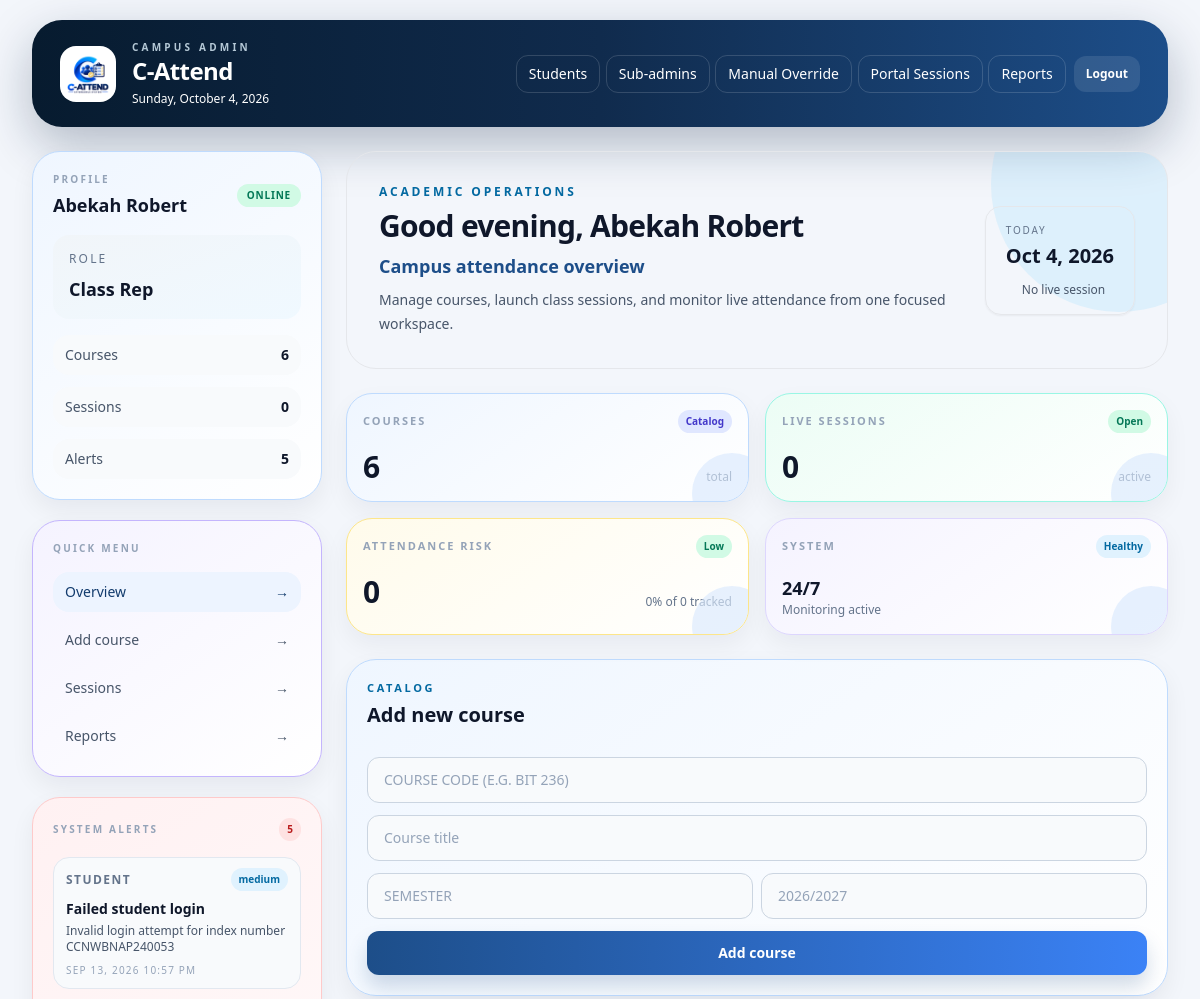
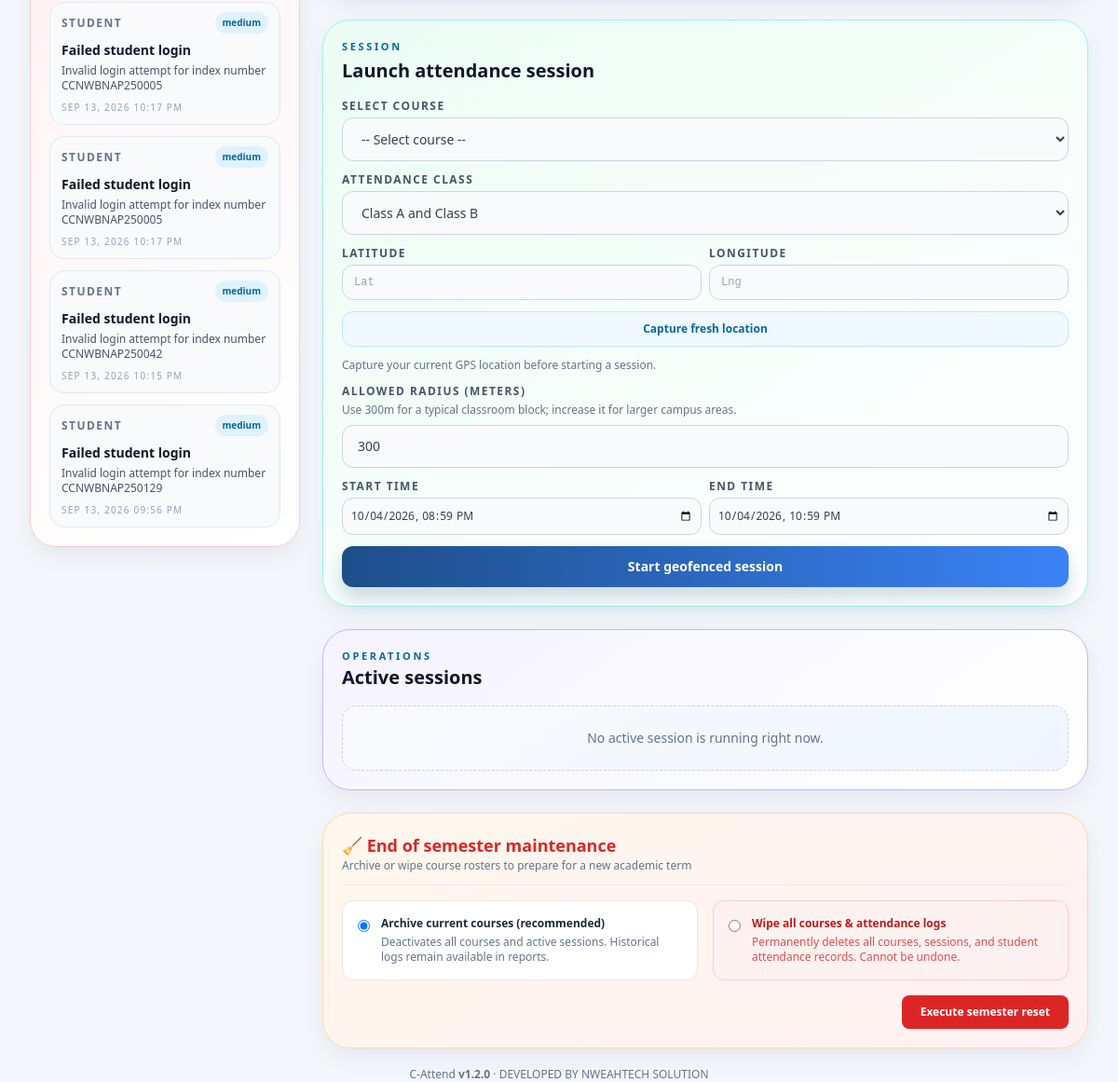
The page /admin/dashboard.php (signed in) on the database its author committed (2 pictures, top to bottom).
### tables this page shows
CREATE TABLE IF NOT EXISTS `portal_alerts` (
  `id` int(11) NOT NULL,
  `severity` enum('low','medium','high','critical') NOT NULL DEFAULT 'medium',
  `source` varchar(40) NOT NULL DEFAULT 'portal',
  `title` varchar(150) NOT NULL,
  `message` text NOT NULL,
  `details` text DEFAULT NULL,
  `created_at` timestamp NOT NULL DEFAULT current_timestamp()
);

### admin/dashboard.php (the view, shortened to what the rows shown need)
<?php
require_once '../includes/portal_sessions.php';
$current_hour = (int)date('G');
$greeting = $current_hour < 12 ? 'Good morning' : ($current_hour < 18 ? 'Good afternoon' : 'Good evening');
$admin_alerts = get_recent_portal_alerts($pdo, 5);
?>
<!DOCTYPE html>
<html lang="en">
<head>
    <link rel="stylesheet" href="../assets/tailwind.css">
    <link rel="stylesheet" href="../includes/mobile.css">
    </head>
    <body class="mobile-page min-h-screen bg-[#f3f6fb] text-slate-800 antialiased">
    <div class="mx-auto max-w-7xl px-4 py-5 sm:px-6 lg:px-8">
        <header class="mb-6 overflow-hidden rounded-[30px] bg-gradient-to-r from-[#071b2f] via-[#102b4d] to-[#1d4e89] text-white shadow-[0_18px_50px_rgba(10,31,64,0.28)]">
            <div class="flex flex-col gap-5 px-5 py-5 sm:px-6 lg:flex-row lg:items-center lg:justify-between lg:px-7">
                <div class="flex items-center gap-4">
                    <div>
                        <h1 class="text-2xl font-black tracking-tight">C-Attend</h1>
                    </div>
                </div>
            </div>
        </header>
        <div class="grid gap-6 lg:grid-cols-[290px_minmax(0,1fr)]">
            <aside class="space-y-5">
                <div class="dashboard-card dashboard-profile rounded-[28px] border border-slate-200 bg-white p-5 shadow-[0_10px_24px_rgba(15,23,42,0.06)]">
                    <div class="mb-4 flex items-center justify-between">
                        <div>
                            <h2 class="mt-1 text-lg font-bold text-slate-900"><?= htmlspecialchars($_SESSION['admin_name'] ?? 'Administrator') ?></h2>
                        </div>
                    </div>
                </div>
                <div class="dashboard-card dashboard-alerts rounded-[28px] border border-slate-200 bg-white p-5 shadow-[0_10px_24px_rgba(15,23,42,0.06)]">
                    <?php if (empty($admin_alerts)): ?>
                        <p class="text-sm text-slate-500">No active issues detected.</p>
                    <?php else: ?>
                        <div class="space-y-3">
                            <?php foreach ($admin_alerts as $alert): ?>
                                <div class="rounded-2xl border border-slate-200 bg-slate-50 px-3 py-2.5">
                                    <div class="flex items-center justify-between gap-3">
                                        <span class="text-xs font-semibold uppercase tracking-[0.12em] text-slate-500"><?= htmlspecialchars($alert['source']) ?></span>
                                        <span class="rounded-full bg-<?= $alert['severity'] === 'critical' ? 'red' : ($alert['severity'] === 'high' ? 'amber' : 'sky') ?>-100 px-2 py-1 text-[10px] font-semibold text-<?= $alert['severity'] === 'critical' ? 'red' : ($alert['severity'] === 'high' ? 'amber' : 'sky') ?>-700"><?= htmlspecialchars($alert['severity']) ?></span>
                                    </div>
                                    <p class="mt-2 text-sm font-semibold text-slate-900"><?= htmlspecialchars($alert['title']) ?></p>
                                    <p class="mt-1 text-xs text-slate-600"><?= htmlspecialchars($alert['message']) ?></p>
                                    <p class="mt-2 text-[10px] uppercase tracking-[0.12em] text-slate-400"><?= date('M d, Y h:i A', strtotime($alert['created_at'])) ?></p>
                                </div>
                            <?php endforeach; ?>
                        </div>
                    <?php endif; ?>
                </div>
            </aside>
            <main id="overview" class="space-y-6">
                        <section class="dashboard-hero relative overflow-hidden rounded-[30px] border border-[#cfe0f5] bg-gradient-to-r from-[#dbeafe] via-[#f8fbff] to-[#dff7f2] p-5 text-slate-800 shadow-[0_14px_30px_rgba(15,23,42,0.08)] sm:p-8">
                    <div class="flex flex-col gap-4 lg:flex-row lg:items-center lg:justify-between">
                        <div>
                                    <h2 class="mt-2 text-3xl font-black tracking-tight text-slate-900"><?= $greeting ?>, <?= htmlspecialchars($_SESSION['admin_name'] ?? 'Administrator') ?></h2>
                        </div>
                    </div>
                </section>
                <div class="grid gap-6 xl:grid-cols-[1fr_1.3fr]">
                    <section id="add-course" class="dashboard-form-course rounded-[30px] border border-slate-200 bg-white p-4 shadow-[0_10px_24px_rgba(15,23,42,0.06)] sm:p-5">
                        <div class="mb-4">
                            <h2 class="mt-1 text-xl font-black text-slate-900">Add new course</h2>
                        </div>
                    </section>
                    <section id="launch-session" class="dashboard-form-session rounded-[30px] border border-slate-200 bg-white p-4 shadow-[0_10px_24px_rgba(15,23,42,0.06)] sm:p-5">
                        <div class="mb-4">
                            <h2 class="mt-1 text-xl font-black text-slate-900">Launch attendance session</h2>
                        </div>
                    </section>
                </div>
                <section id="sessions" class="dashboard-sessions rounded-[30px] border border-slate-200 bg-white p-4 shadow-[0_10px_24px_rgba(15,23,42,0.06)] sm:p-5">
                    <div class="mb-4 flex items-center justify-between">
                        <div>
                            <h2 class="text-xl font-black text-slate-900">Active sessions</h2>
                        </div>
                    </div>
                </section>
                <section class="dashboard-maintenance rounded-[30px] border border-red-100 bg-gradient-to-r from-red-50 to-white p-4 shadow-[0_10px_24px_rgba(15,23,42,0.06)] sm:p-5">
                    <div class="flex flex-col sm:flex-row sm:items-center justify-between gap-3 border-b border-red-100 pb-3">
                        <div>
                            <h2 class="text-lg font-bold text-red-600">🧹 End of semester maintenance</h2>
                        </div>
                    </div>
                </section>
            </main>
        </div>
    </div>
</body>
</html>

### rows shown on the page
portal_alerts: source "STUDENT", severity "medium", title "Failed student login", message "Invalid login attempt for index number CCNWBNAP240053", created_at "SEP 13, 2026 10:57 PM"
portal_alerts: source "STUDENT", severity "medium", title "Failed student login", message "Invalid login attempt for index number CCNWBNAP250005", created_at "SEP 13, 2026 10:17 PM"
portal_alerts: source "STUDENT", severity "medium", title "Failed student login", message "Invalid login attempt for index number CCNWBNAP250005", created_at "SEP 13, 2026 10:17 PM"
portal_alerts: source "STUDENT", severity "medium", title "Failed student login", message "Invalid login attempt for index number CCNWBNAP250042", created_at "SEP 13, 2026 10:15 PM"
portal_alerts: source "STUDENT", severity "medium", title "Failed student login", message "Invalid login attempt for index number CCNWBNAP250129", created_at "SEP 13, 2026 09:56 PM"

### other values the page prints
$_SESSION['admin_name'] "Abekah Robert"
count($courses) "6"
count($active_sessions) "0"
count($admin_alerts) "5"
$risk_label "Low"
$high_risk_students "0"
$risk_rate "0"
$tracked_students "0"
